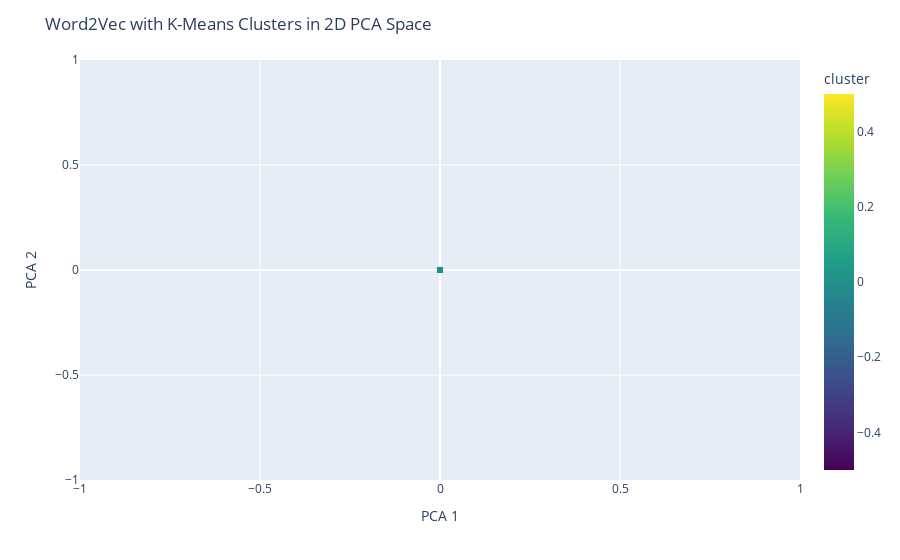

The notebook cell this image was saved under:
### Code cell
# Add cluster labels to the dataset
filtered_bn_data['cluster'] = kmeans.labels_

# Apply PCA for visualization
pca = PCA(n_components=2)
reduced_embeddings = pca.fit_transform(bn_goo_embeddings)

# Add PCA components to the dataset
filtered_bn_data['pca_one'] = reduced_embeddings[:, 0]
filtered_bn_data['pca_two'] = reduced_embeddings[:, 1]

# Create a scatter plot with Plotly
fig = px.scatter(filtered_bn_data, x='pca_one', y='pca_two', color='cluster',
                 hover_data=['language_code'], color_continuous_scale='Viridis')
fig.update_layout(title='Word2Vec with K-Means Clusters in 2D PCA Space', xaxis_title='PCA 1', yaxis_title='PCA 2', legend_title='Cluster')
fig.show()

### Figure 1 — Plotly figure (JSON) as saved in the notebook; plotly's stock layout.template omitted (floating-point values rounded to 4 significant figures; data arrays with more than 128 entries replaced by an {"elided": "..."} marker saying what was removed)
{"data": [{"customdata": {"elided": "148x1 str values"}, "hovertemplate": "pca_one=%{x}<br>pca_two=%{y}<br>language_code=%{customdata[0]}<br>cluster=%{marker.color}<extra></extra>", "legendgroup": "", "marker": {"color": {"elided": "148 int values"}, "coloraxis": "coloraxis", "symbol": "circle"}, "mode": "markers", "name": "", "orientation": "v", "showlegend": false, "type": "scatter", "x": {"elided": "148 int values"}, "xaxis": "x", "y": {"elided": "148 int values"}, "yaxis": "y"}], "layout": {"coloraxis": {"colorbar": {"title": {"text": "cluster"}}, "colorscale": [[0, "#440154"], [0.1111, "#482878"], [0.2222, "#3e4989"], [0.3333, "#31688e"], [0.4444, "#26828e"], [0.5556, "#1f9e89"], [0.6667, "#35b779"], [0.7778, "#6ece58"], [0.8889, "#b5de2b"], [1, "#fde725"]]}, "legend": {"title": {"text": "Cluster"}, "tracegroupgap": 0}, "margin": {"t": 60}, "title": {"text": "Word2Vec with K-Means Clusters in 2D PCA Space"}, "xaxis": {"anchor": "y", "domain": [0, 1], "title": {"text": "PCA 1"}}, "yaxis": {"anchor": "x", "domain": [0, 1], "title": {"text": "PCA 2"}}}}
